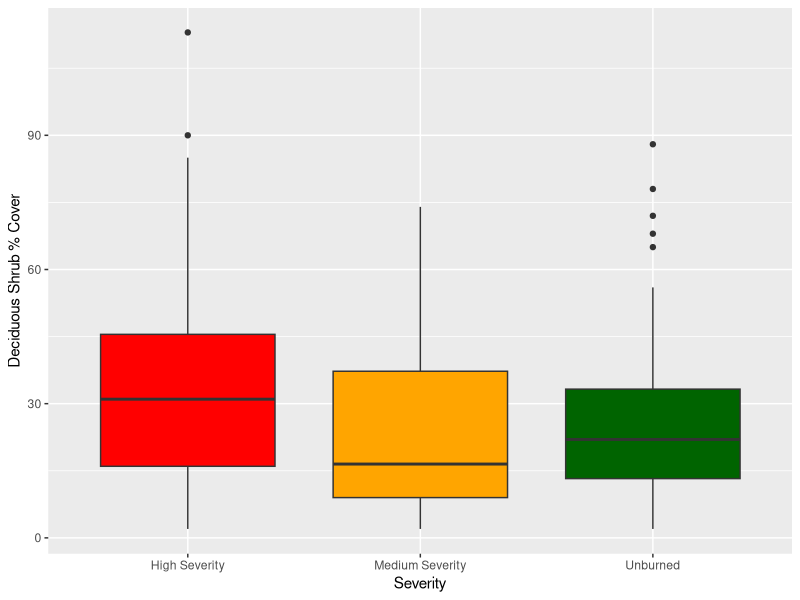
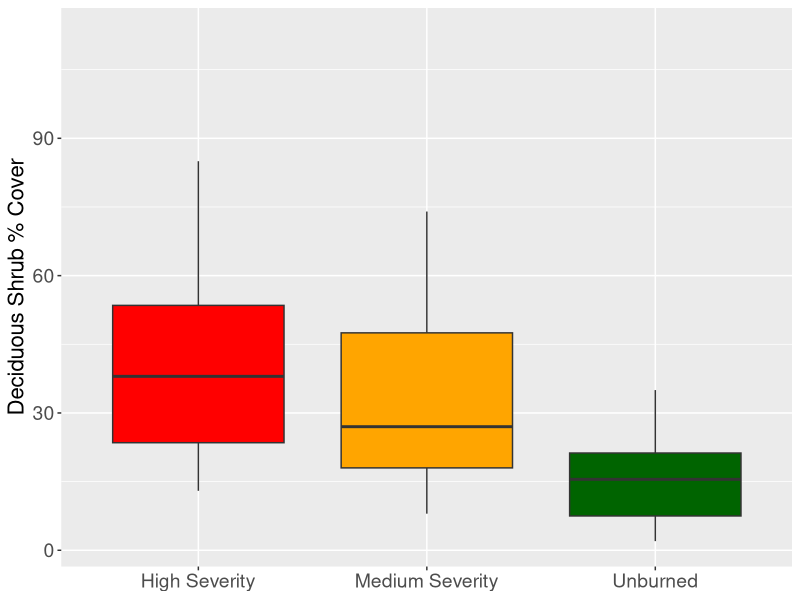
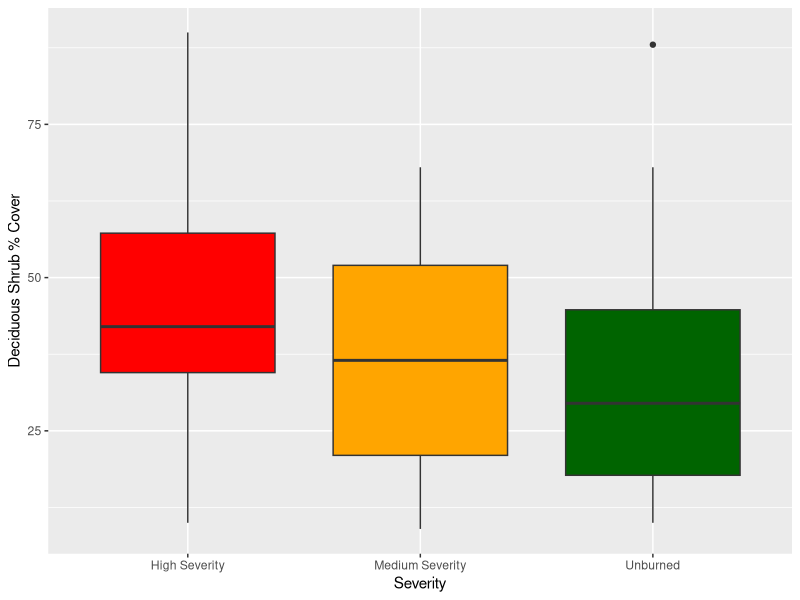
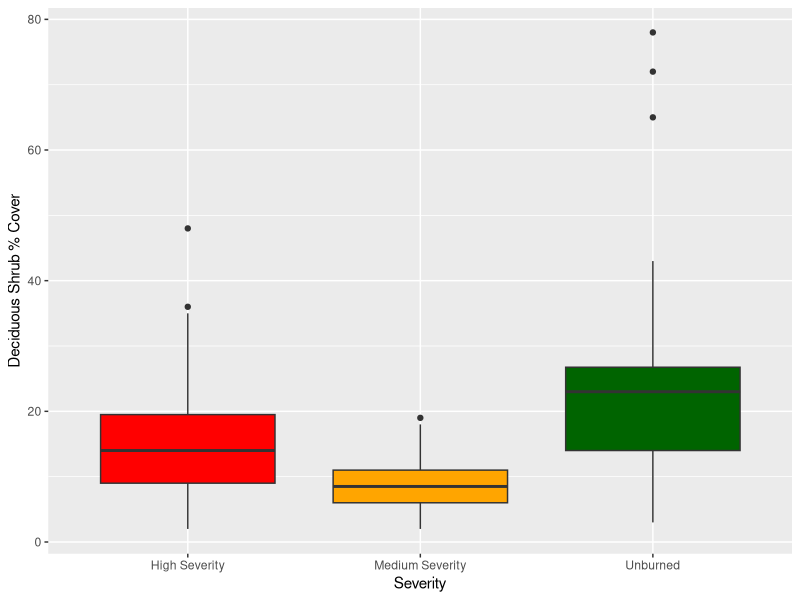
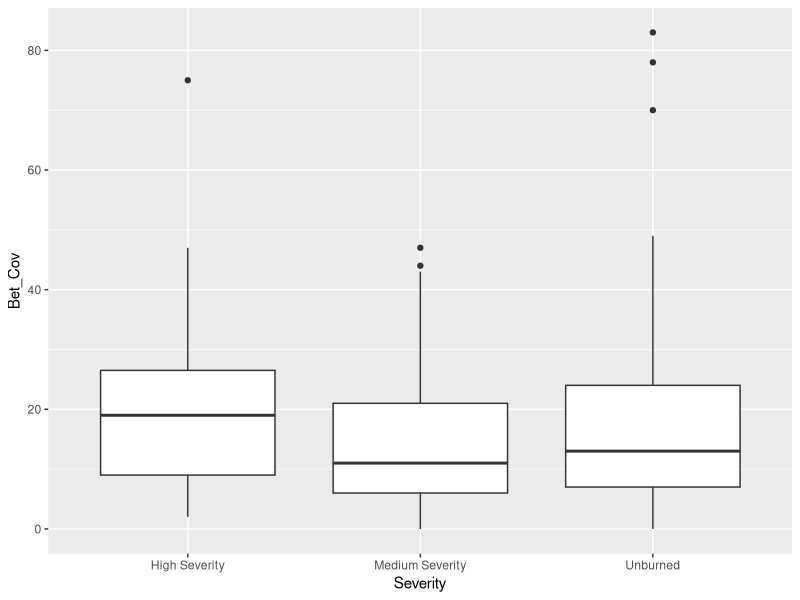
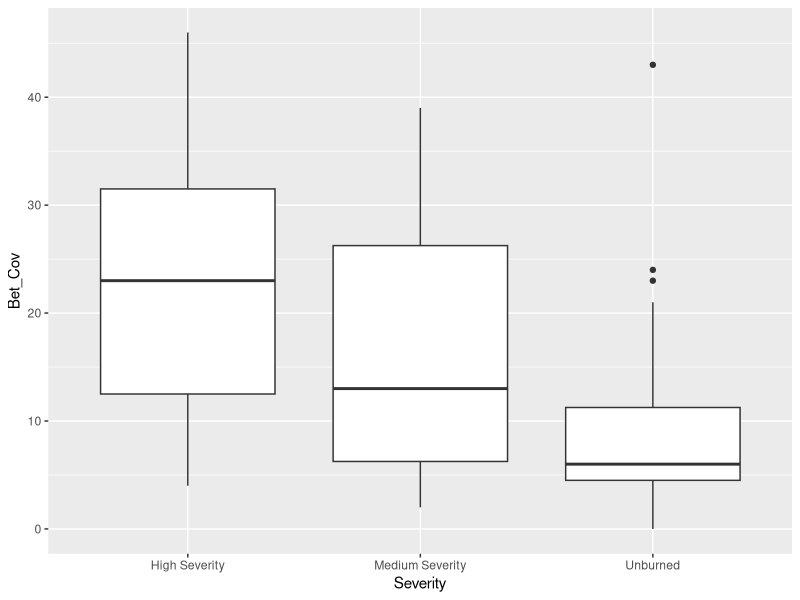
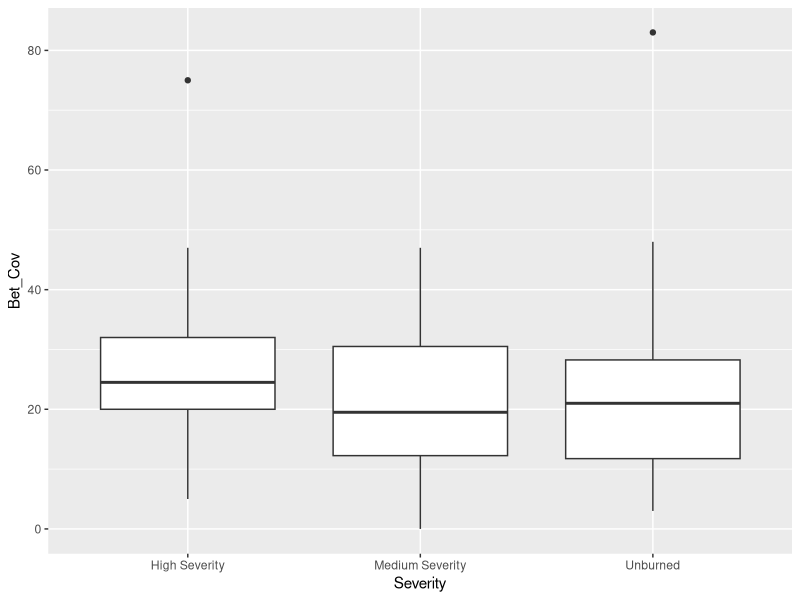
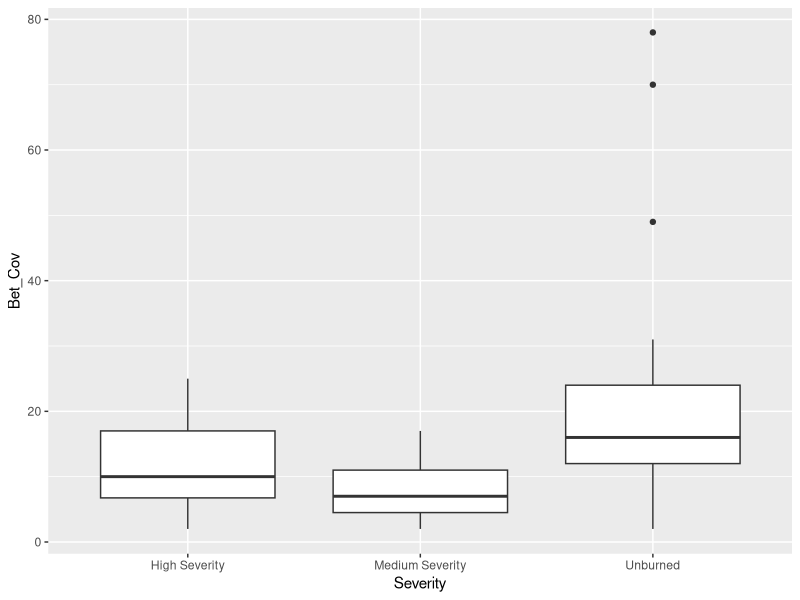

R code for these plots, in order: (Note: this script raises an error after producing the figures.)
setwd("//home.uvic.ca/spenserm/Desktop/FieldData Analysis")

library(dplyr)
library(ggplot2)
library(forcats)

#load in shrub dataset.  

shrubs<- read.csv("ShrubTraits.csv")

shrubs<- shrubs %>%
  mutate(Severity= case_when(
    Severity == "HS" ~ "High Severity",
    Severity == "MS" ~ "Medium Severity",
    Severity == "UB" ~ "Unburned"
  ))

#shrubs.grouped<- shrubs %>%
  #mutate(type=fct_collapse(Severity, 
       #                    Burned = c("MS", "HS"),
       #                    Unburned = "UB"))

#create deciduous shrub column
shrubs.grouped<- shrubs %>%
  mutate(Decid_Shrub_Cov = Bet_Cov + Aln_Cov + Sal_Cov )

#subsetting shrub data by fire year 

Shrubs_80s<- shrubs %>%
  filter(Site %in% c("87", "SL85"))

Shrubs_2012<- shrubs%>%
  filter(Site %in% c("NL12", "TK12", "HL12"))

Shrubs_2023<-shrubs %>%
  filter(Site %in% c("NL23", "VC23", "HL23"))


#grouped
Shrubs_80sgrouped<- shrubs.grouped %>%
  filter(Site %in% c("87", "SL85"))

Shrubs_2012grouped<- shrubs.grouped%>%
  filter(Site %in% c("NL12", "TK12", "HL12"))

Shrubs_2023grouped<-shrubs.grouped %>%
  filter(Site %in% c("NL23", "VC23", "HL23"))


#all deciduous shrub cover
ShrubsBet_Plot<- ggplot(shrubs.grouped, aes(x=Severity, y=Decid_Shrub_Cov, fill = Severity))+geom_boxplot()  + scale_fill_manual(values=c("red", "orange", "darkgreen")) + guides(fill = "none") + xlab('Severity') + ylab('Deciduous Shrub % Cover')
ShrubsBet_Plot

ShrubsBet_Plot_80s<- ggplot(Shrubs_80sgrouped, aes(x=Severity, y=Decid_Shrub_Cov, fill = Severity))+geom_boxplot(outlier.shape = NA)+ theme(axis.title = element_text(size = 16), axis.text = element_text(size = 14), axis.title.x = element_blank())+ scale_fill_manual(values=c("red", "orange", "darkgreen")) + guides(fill = "none") + xlab('Severity') + ylab('Deciduous Shrub % Cover')
ShrubsBet_Plot_80s

ShrubsBet_Plot_2012<- ggplot(Shrubs_2012grouped, aes(x=Severity, y=Decid_Shrub_Cov, fill = Severity))+geom_boxplot()+ scale_fill_manual(values=c("red", "orange", "darkgreen")) + guides(fill = "none") + xlab('Severity') + ylab('Deciduous Shrub % Cover')
ShrubsBet_Plot_2012

ShrubsBet_Plot_2023<- ggplot(Shrubs_2023grouped, aes(x=Severity, y=Decid_Shrub_Cov, fill = Severity))+geom_boxplot()+ scale_fill_manual(values=c("red", "orange", "darkgreen")) + guides(fill = "none") + xlab('Severity') + ylab('Deciduous Shrub % Cover')
ShrubsBet_Plot_2023

#looking at betula cover
ShrubsBet_Plot<- ggplot(shrubs, aes(x=Severity, y=Bet_Cov))+geom_boxplot()
ShrubsBet_Plot

ShrubsBet_Plot_80s<- ggplot(Shrubs_80s, aes(x=Severity, y=Bet_Cov))+geom_boxplot()
ShrubsBet_Plot_80s

ShrubsBet_Plot_2012<- ggplot(Shrubs_2012, aes(x=Severity, y=Bet_Cov))+geom_boxplot()
ShrubsBet_Plot_2012

ShrubsBet_Plot_2023<- ggplot(Shrubs_2023, aes(x=Severity, y=Bet_Cov))+geom_boxplot()
ShrubsBet_Plot_2023


#general burned - no severity

ShrubsBetgrouped_Plot<- ggplot(shrubs.grouped, aes(x=type, y=Bet_Cov))+geom_boxplot()
ShrubsBetgrouped_Plot

ShrubsBet_Plot_80sgrouped<- ggplot(Shrubs_80sgrouped, aes(x=type, y=Bet_Cov))+geom_boxplot()
ShrubsBet_Plot_80sgrouped

ShrubsBet_Plot_2012grouped<- ggplot(Shrubs_2012grouped, aes(x=type, y=Bet_Cov))+geom_boxplot()
ShrubsBet_Plot_2012grouped

ShrubsBet_Plot_2023grouped<- ggplot(Shrubs_2023grouped, aes(x=type, y=Bet_Cov))+geom_boxplot()
ShrubsBet_Plot_2023grouped


#looking at salix cover
ShrubsSal_Plot<- ggplot(shrubs, aes(x=Severity, y=Sal_Cov))+geom_boxplot()
ShrubsSal_Plot

ShrubsSal_Plot_80s<- ggplot(Shrubs_80s, aes(x=Severity, y=Sal_Cov))+geom_boxplot()
ShrubsSal_Plot_80s

ShrubsSal_Plot_2012<- ggplot(Shrubs_2012, aes(x=Severity, y=Sal_Cov))+geom_boxplot()
ShrubsSal_Plot_2012

ShrubsSal_Plot_2023<- ggplot(Shrubs_2023, aes(x=Severity, y=Sal_Cov))+geom_boxplot()
ShrubsSal_Plot_2023



#general burned - no severity

ShrubsSalgrouped_Plot<- ggplot(shrubs.grouped, aes(x=type, y=Sal_Cov))+geom_boxplot()
ShrubsSalgrouped_Plot

ShrubsSal_Plot_80sgrouped<- ggplot(Shrubs_80sgrouped, aes(x=type, y=Sal_Cov))+geom_boxplot()
ShrubsSal_Plot_80sgrouped

ShrubsSal_Plot_2012grouped<- ggplot(Shrubs_2012grouped, aes(x=type, y=Sal_Cov))+geom_boxplot()
ShrubsSal_Plot_2012grouped

ShrubsSal_Plot_2023grouped<- ggplot(Shrubs_2023grouped, aes(x=type, y=Sal_Cov))+geom_boxplot()
ShrubsSal_Plot_2023grouped



#looking at rhod cover
ShrubsRhod_Plot<- ggplot(shrubs, aes(x=Severity, y=Rhod_Cov))+geom_boxplot()
ShrubsRhod_Plot

ShrubsRhod_Plot_80s<- ggplot(Shrubs_80s, aes(x=Severity, y=Rhod_Cov))+geom_boxplot()
ShrubsRhod_Plot_80s

ShrubsRhod_Plot_2012<- ggplot(Shrubs_2012, aes(x=Severity, y=Rhod_Cov))+geom_boxplot()
ShrubsRhod_Plot_2012

ShrubsRhod_Plot_2023<- ggplot(Shrubs_2023, aes(x=Severity, y=Rhod_Cov))+geom_boxplot()
ShrubsRhod_Plot_2023


#general burned - no severity

ShrubsRhodgrouped_Plot<- ggplot(shrubs.grouped, aes(x=type, y=Rhod_Cov))+geom_boxplot()
ShrubsRhodgrouped_Plot

ShrubsRhod_Plot_80sgrouped<- ggplot(Shrubs_80sgrouped, aes(x=type, y=Rhod_Cov))+geom_boxplot()
ShrubsRhod_Plot_80sgrouped

ShrubsRhod_Plot_2012grouped<- ggplot(Shrubs_2012grouped, aes(x=type, y=Rhod_Cov))+geom_boxplot()
ShrubsRhod_Plot_2012grouped

ShrubsRhod_Plot_2023grouped<- ggplot(Shrubs_2023grouped, aes(x=type, y=Rhod_Cov))+geom_boxplot()
ShrubsRhod_Plot_2023grouped
